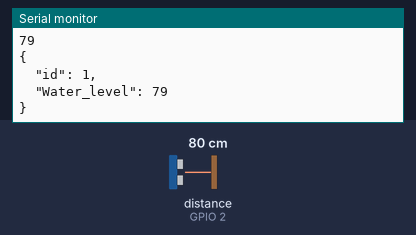
Simulated run of this sketch. Board: ESP8266 (NodeMCU). Shown: the last lines printed to the serial monitor. Wiring (inferred from the names in the program): ultrasonic range finder: trigger GPIO 0; echo GPIO 2. The inputs (shaded band) are chosen by the test bench; at power-on: distance to the obstacle (sensor on GPIO 2) 80 cm. The echo pulse lasts 58.3 µs per cm; WiFi joins after 1.5 s; servers stay silent unless stated; uploads are accepted with an empty reply.

Above: at 2.7 s.
2.8 s: distance to the obstacle (sensor on GPIO 2) set to 2 cm
At 3.05 s:
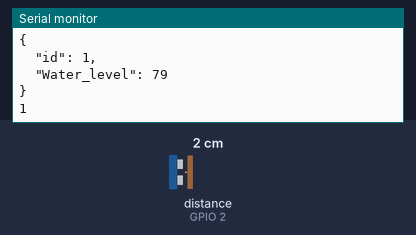
4.3 s: distance to the obstacle (sensor on GPIO 2) set to 4 cm
At 4.4 s:
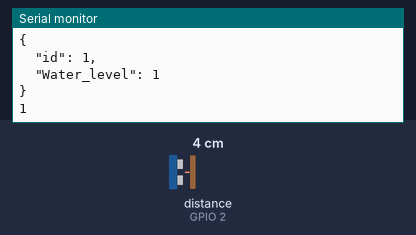
Timing chart, 0 to 7.3 s (numbered marks = the images above; inputs shaded):
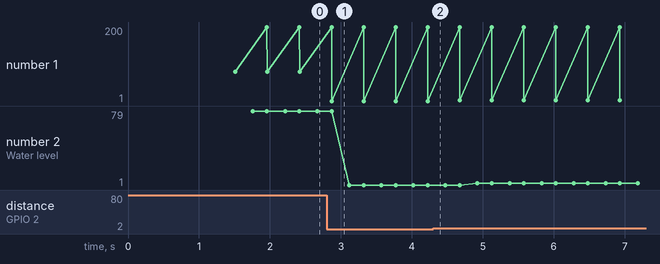

Measured:
- after the input at 2.8 s, the serial monitor: prints a new line after 0.07 s (image 1)
- plotted number 1: 1 → 3 after the input at 4.3 s
- plotted number 2: 1 → 3 after the input at 4.3 s

The sketch:

arduino.esp.ino
```cpp
#include <ArduinoJson.h>
#include <ESP8266WiFi.h>
#include <WiFiClient.h>
#include <ESP8266HTTPClient.h>// mengaktifkan mode Station
const char* ssid = "yanuar 10"; //nama ssid
const char* password = "wiriyanadi"; //paswordssid

#define echoPin 2 // Echo Pin sensor ultrasonic
#define trigPin 0 // Trigger Pin sensor ultrasonic
long duration, distance=0; // Duration used to calculate distance

WiFiClient client;
HTTPClient http;


void setup(){
// pinMode(led, OUTPUT);
// digitalWrite(led, 0);
Serial.begin(115200); //baud rate serial monitor

WiFi.begin(ssid, password);
Serial.println("");

pinMode(trigPin, OUTPUT);
pinMode(echoPin, INPUT);
 Serial.println("ggwp.asik");
// Wait for connection
while (WiFi.status() != WL_CONNECTED) {
delay(500);
Serial.print(".");
}

Serial.println("");
Serial.print("Connected to "); //informasi ssid AP
Serial.println(ssid);
Serial.print("IP address: "); //informasi IP address yang diperoleh esp
Serial.println(WiFi.localIP());


}


void loop(){


digitalWrite(trigPin, LOW);
delayMicroseconds(2);
digitalWrite(trigPin, HIGH);
delayMicroseconds(10);
digitalWrite(trigPin, LOW);
duration = pulseIn(echoPin, HIGH);
//Calculate the distance (in cm) based on the speed of sound.
distance = duration*0.034/2; // menghitung jarak
Serial.println(distance);
//Delay 50ms before next reading.
delay(250); // seperempat detik


String host="http://192.168.0.106/rest-api/term-rest-server/api/water_level";
//"http://192.168.211.10/rest-api/term-rest-server/api/water_level"
http.begin(client,host);


http.addHeader("Content-Type","application//json");
http.addHeader("wpu-key","wpu123");
//x-www-form-urlencoded

//StaticJsonDocument  <200>doc ;
StaticJsonBuffer<300> JSONbuffer;   //Declaring static JSON buffer
JsonObject& JSONencoder = JSONbuffer.createObject();
int x=1;

JSONencoder["id"] =x;
JSONencoder["Water_level"] =distance;
char JSONmessageBuffer[300];
JSONencoder.prettyPrintTo(JSONmessageBuffer, sizeof(JSONmessageBuffer));
Serial.println(JSONmessageBuffer);
//String json;
//serializeJson(doc, json);

int httpCode=http.PUT(JSONmessageBuffer);
String payload = http.getString();
Serial.println(httpCode);
Serial.println(payload);
Serial.println(JSONmessageBuffer);
http.end();


}
```
